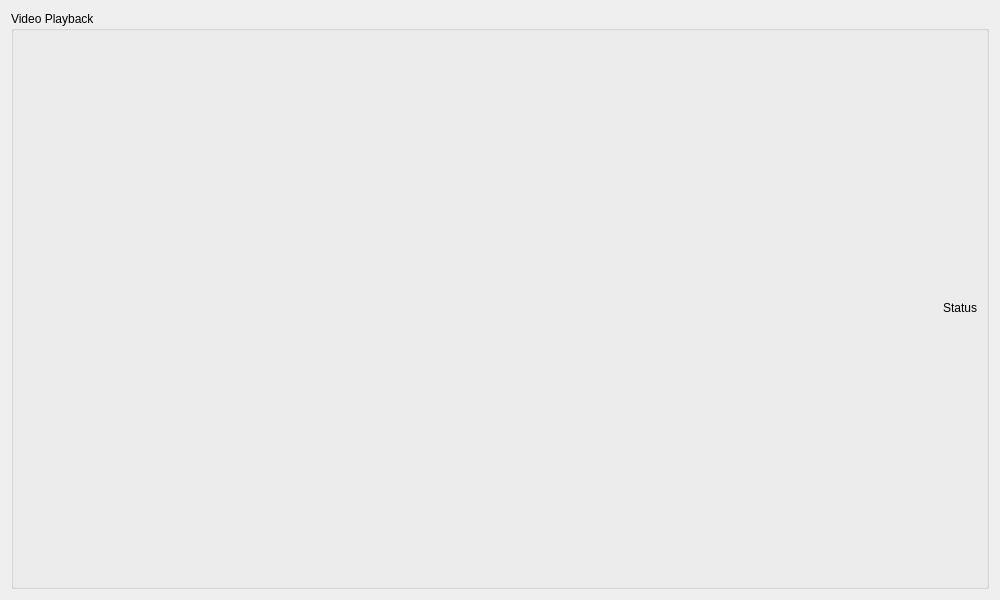
<?xml version="1.0" encoding="UTF-8"?>
<ui version="4.0">
 <class>VideoPlaybackWidget</class>
 <widget class="QWidget" name="VideoPlaybackWidget">
  <property name="geometry">
   <rect>
    <x>0</x>
    <y>0</y>
    <width>1000</width>
    <height>600</height>
   </rect>
  </property>
  <property name="windowTitle">
   <string>Video Playback</string>
  </property>
  <property name="windowIcon">
   <iconset resource="KeyframeMainWindow.qrc">
    <normaloff>:/keyframe_icon.ico</normaloff>:/keyframe_icon.ico</iconset>
  </property>
  <layout class="QGridLayout" name="gridLayout">
   <item row="0" column="0">
    <widget class="QGroupBox" name="groupBoxVideo">
     <property name="title">
      <string>Video Playback</string>
     </property>
     <layout class="QVBoxLayout" name="verticalLayout_groupBox">
      <item>
       <layout class="QVBoxLayout" name="verticalLayout"/>
      </item>
      <item>
       <layout class="QHBoxLayout" name="horizontalLayout_control">
        <item>
         <layout class="QHBoxLayout" name="horizontalLayout_right"/>
        </item>
        <item>
         <layout class="QHBoxLayout" name="horizontalLayout_left">
          <item>
           <widget class="QLabel" name="label_status">
            <property name="sizePolicy">
             <sizepolicy hsizetype="Preferred" vsizetype="Maximum">
              <horstretch>0</horstretch>
              <verstretch>0</verstretch>
             </sizepolicy>
            </property>
            <property name="layoutDirection">
             <enum>Qt::LeftToRight</enum>
            </property>
            <property name="text">
             <string>Status</string>
            </property>
            <property name="alignment">
             <set>Qt::AlignRight|Qt::AlignTrailing|Qt::AlignVCenter</set>
            </property>
           </widget>
          </item>
         </layout>
        </item>
       </layout>
      </item>
     </layout>
    </widget>
   </item>
  </layout>
 </widget>
 <resources>
  <include location="KeyframeMainWindow.qrc"/>
 </resources>
 <connections/>
</ui>
